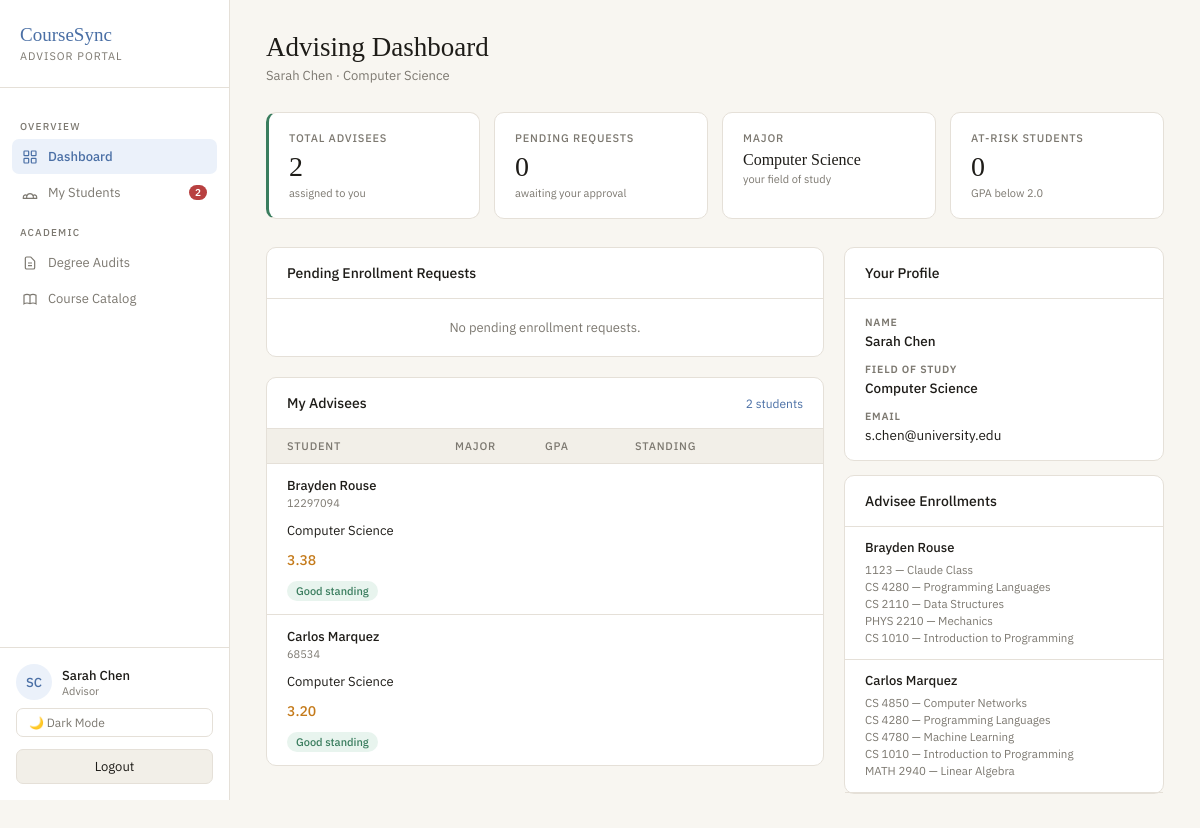
The page /advisor/ (signed in) on the database its author committed.
### accounts/models.py (models this page shows, shortened)
class User(AbstractUser):
    class Roles(models.TextChoices):
        STUDENT = "student", "Student"
        TA = "ta", "Teaching Assistant"
        PROFESSOR = "professor", "Professor"
        ADVISOR = "advisor", "Advisor"
        REGISTRAR = "registrar", "Registrar"
        SYSADMIN = "sysadmin", "System Admin"
    role = models.CharField(max_length=20, choices=Roles.choices)
    university_id = models.CharField(max_length=20, unique=True, null=True, blank=True)

### academics/models.py (models this page shows, shortened)
class Major(models.Model):
    name = models.CharField(max_length=100, unique=True)
    advisor = models.OneToOneField(
        User,
        on_delete=models.SET_NULL,
        null=True,
        blank=True,
        related_name="advised_major",
        limit_choices_to={"role": "advisor"},
    )

class StudentProfile(models.Model):
    user = models.OneToOneField(User, on_delete=models.CASCADE, related_name="student_profile")
    major = models.CharField(max_length=100)
    gpa = models.DecimalField(max_digits=3, decimal_places=2, default=0.00)
    advisor = models.ForeignKey(
        User,
        on_delete=models.SET_NULL,
        null=True,
        blank=True,
        related_name="advisees",
        limit_choices_to={"role": "advisor"},
    )

class Enrollment(models.Model):
    class Status(models.TextChoices):
        PENDING = "pending", "Pending"
        APPROVED = "approved", "Approved"
        DENIED = "denied", "Denied"
        DROP_PENDING = "drop_pending", "Drop Pending"
    student = models.ForeignKey(
        User,
        on_delete=models.CASCADE,
        related_name="enrollments",
        limit_choices_to={"role": "student"},
    )
    course = models.ForeignKey(Course, on_delete=models.CASCADE, related_name="enrollments")
    status = models.CharField(max_length=20, choices=Status.choices, default=Status.PENDING)
    proposed_at = models.DateTimeField(auto_now_add=True)
    reviewed_by = models.ForeignKey(
        User,
        on_delete=models.SET_NULL,
        null=True,
        blank=True,
        related_name="reviewed_enrollments",
    )
    class Meta:
        unique_together = ("student", "course")

class Course(models.Model):
    code = models.CharField(max_length=20, unique=True)
    title = models.CharField(max_length=200)
    description = models.TextField(blank=True)
    credits = models.PositiveIntegerField(default=3)
    capacity = models.PositiveIntegerField(default=30)
    professor = models.ForeignKey(
        User,
        on_delete=models.SET_NULL,
        null=True,
        blank=True,
        related_name="courses_taught",
        limit_choices_to={"role": "professor"},
    )

### academics/views.py (the view)
# urls.py: path("advisor/", advisor_dashboard, name="advisor_dashboard"),
@login_required
@role_required("advisor")
def advisor_dashboard(request):
    advisees = (
        StudentProfile.objects.filter(advisor=request.user)
        .select_related("user")
        .prefetch_related("user__enrollments__course")
    )
    pending = (
        Enrollment.objects.filter(
            status="pending",
            student__student_profile__advisor=request.user,
        )
        .select_related("student", "course")
    )
    try:
        assigned_major = request.user.advised_major
    except Exception:
        assigned_major = None
    pending_changes = (
        RegistrarEnrollmentChange.objects.filter(
            status="pending",
            student__student_profile__advisor=request.user,
        )
        .select_related("student", "course", "proposed_by")
        .order_by("proposed_at")
    )
    pending_drops = (
        Enrollment.objects.filter(
            status="drop_pending",
            student__student_profile__advisor=request.user,
        )
        .select_related("student", "course")
        .order_by("proposed_at")
    )
    at_risk_count = sum(1 for a in advisees if a.gpa < 2.0)
    return render(request, "advisor.html", {
        "advisees": advisees,
        "pending_requests": pending,
        "assigned_major": assigned_major,
        "pending_changes": pending_changes,
        "pending_drops": pending_drops,
        "at_risk_count": at_risk_count,
    })

### templates/advisor.html (shortened to what this page needs)
{% load static %}
<!DOCTYPE html>
<html lang="en" data-theme="{{ request.session.theme|default:'light' }}">
<head>
  <link rel="stylesheet" href="{% static 'css/advisor.css' %}">
</head>
<body>
<div class="shell">
  <aside class="sidebar">
    <div class="brand">
      <div class="brand-mark">CourseSync</div>
      <div class="brand-role">Advisor Portal</div>
    </div>
    <nav class="nav">
      <div class="nav-section">Overview</div>
      <a class="nav-item active" href="{% url 'advisor_dashboard' %}">
        <svg class="nav-icon" fill="none" stroke="currentColor" stroke-width="1.8" viewBox="0 0 24 24"><rect x="3" y="3" width="7" height="7" rx="1"/><rect x="14" y="3" width="7" height="7" rx="1"/><rect x="3" y="14" width="7" height="7" rx="1"/><rect x="14" y="14" width="7" height="7" rx="1"/></svg>
        Dashboard
      </a>
      <a class="nav-item" href="{% url 'advisor_students' %}">
        <svg class="nav-icon" fill="none" stroke="currentColor" stroke-width="1.8" viewBox="0 0 24 24"><path d="M17 20h5v-2a3 3 0 00-5.356-1.857M17 20H7m10 0v-2c0-.656-.126-1.283-.356-1.857M7 20H2v-2a3 3 0 015.356-1.857M7 20v-2c0-.656.126-1.283.356-1.857m0 0a5.002 5.002 0 019.288 0"/></svg>
        My Students
        {% if advisees %}<span class="notif">{{ advisees|length }}</span>{% endif %}
      </a>
      <div class="nav-section">Academic</div>
      <a class="nav-item" href="#">
        <svg class="nav-icon" fill="none" stroke="currentColor" stroke-width="1.8" viewBox="0 0 24 24"><path d="M9 12h6m-6 4h6m2 5H7a2 2 0 01-2-2V5a2 2 0 012-2h5.586a1 1 0 01.707.293l5.414 5.414a1 1 0 01.293.707V19a2 2 0 01-2 2z"/></svg>
        Degree Audits
      </a>
      <a class="nav-item" href="{% url 'advisor_catalog' %}">
        Course Catalog
      </a>
    </nav>
    <div class="sidebar-footer">
      <div class="user-card">
        <div class="avatar">{{ request.user.first_name|default:request.user.username|slice:":1"|upper }}{{ request.user.last_name|slice:":1"|upper }}</div>
        <div>
          <div class="user-name">{{ request.user.get_full_name|default:request.user.username }}</div>
          <div class="user-title">{{ request.user.role|title }}</div>
        </div>
      </div>
      <form method="post" action="{% url 'set_theme' %}">
        {% if request.session.theme == "dark" %}
          <input type="hidden" name="theme" value="light">
          <button type="submit" class="theme-btn">☀ Light Mode</button>
        {% else %}
          <button type="submit" class="theme-btn">🌙 Dark Mode</button>
        {% endif %}
      </form>
      <form method="post" action="{% url 'logout' %}">
        <button type="submit" class="logout-btn">Logout</button>
      </form>
    </div>
  </aside>
  <main class="main">
    <div class="page-header">
      <div class="page-title">Advising Dashboard</div>
      <div class="page-sub">
        {{ request.user.get_full_name|default:request.user.username }}
        {% if assigned_major %} · {{ assigned_major.name }}{% endif %}
      </div>
    </div>
    <div class="stats">
      <div class="stat ok">
        <div class="stat-label">Total Advisees</div>
        <div class="stat-value">{{ advisees|length }}</div>
        <div class="stat-sub">assigned to you</div>
      </div>
      <div class="stat {% if pending_requests %}flag{% endif %}">
        <div class="stat-label">Pending Requests</div>
        <div class="stat-value">{{ pending_requests|length }}</div>
        <div class="stat-sub">awaiting your approval</div>
      </div>
      <div class="stat">
        <div class="stat-label">Major</div>
        <div class="stat-value" style="font-size:16px;letter-spacing:0">{% if assigned_major %}{{ assigned_major.name }}{% else %}—{% endif %}</div>
        <div class="stat-sub">your field of study</div>
      </div>
      <div class="stat {% if at_risk_count %}flag{% endif %}">
        <div class="stat-label">At-Risk Students</div>
        <div class="stat-value">{{ at_risk_count }}</div>
        <div class="stat-sub">GPA below 2.0</div>
      </div>
    </div>
    <div class="grid">
      <div>
        <div class="card" style="margin-bottom:20px">
          <div class="card-header">
            <span class="card-title">Pending Enrollment Requests</span>
          </div>
          {% if pending_requests %}
          <table style="width:100%;border-collapse:collapse">
            <thead>
              <tr style="background:var(--surface2)">
                <th style="text-align:left;padding:9px 20px;font-size:10.5px;font-weight:600;text-transform:uppercase;letter-spacing:0.8px;color:var(--muted);border-bottom:1px solid var(--border)">Student</th>
                <th style="text-align:left;padding:9px 20px;font-size:10.5px;font-weight:600;text-transform:uppercase;letter-spacing:0.8px;color:var(--muted);border-bottom:1px solid var(--border)">Course</th>
                <th style="text-align:left;padding:9px 20px;font-size:10.5px;font-weight:600;text-transform:uppercase;letter-spacing:0.8px;color:var(--muted);border-bottom:1px solid var(--border)">Actions</th>
              </tr>
            </thead>
            <tbody>
              {% for enrollment in pending_requests %}
              <tr style="border-bottom:1px solid var(--border)">
                <td style="padding:12px 20px">
                  <div style="font-size:13.5px;font-weight:500">{{ enrollment.student.get_full_name|default:enrollment.student.username }}</div>
                  <div style="font-size:11px;color:var(--muted)">{{ enrollment.student.university_id|default:"—" }}</div>
                </td>
                <td style="padding:12px 20px">
                  <div style="font-size:13.5px;font-weight:500">{{ enrollment.course.code }}</div>
                  <div style="font-size:11px;color:var(--muted)">{{ enrollment.course.title }} · {{ enrollment.course.credits }} cr</div>
                </td>
                <td style="padding:12px 20px">
                  <div style="display:flex;gap:8px">
                    <a href="{% url 'approve_enrollment' enrollment.id %}" style="padding:5px 12px;border-radius:7px;font-size:12px;font-weight:500;background:#EAFAF1;color:#18A449;border:1px solid #B5E8C5;text-decoration:none">Approve</a>
                    <a href="{% url 'deny_enrollment' enrollment.id %}" style="padding:5px 12px;border-radius:7px;font-size:12px;font-weight:500;background:#FEF0F0;color:#D63B3B;border:1px solid #F5C5C5;text-decoration:none">Deny</a>
                  </div>
                </td>
              </tr>
              {% endfor %}
            </tbody>
          </table>
          {% else %}
          <div style="padding:20px;color:var(--muted);font-size:13px;text-align:center">No pending enrollment requests.</div>
          {% endif %}
        </div>
        <div class="card">
          <div class="card-header">
            <span class="card-title">My Advisees</span>
            <span class="card-action">{{ advisees|length }} student{{ advisees|length|pluralize }}</span>
          </div>
          {% if advisees %}
          <div class="stu-col-header">
            <span class="col-lbl">Student</span>
            <span class="col-lbl">Major</span>
            <span class="col-lbl">GPA</span>
            <span class="col-lbl">Standing</span>
          </div>
          {% for advisee in advisees %}
          <a class="student-row" href="{% url 'student_detail' advisee.user.id %}" style="text-decoration:none;display:grid;grid-template-columns:inherit;color:inherit">
            <div>
              <div class="stu-name">{{ advisee.user.get_full_name|default:advisee.user.username }}</div>
              <div class="stu-major">{{ advisee.user.university_id|default:"—" }}</div>
            </div>
            <div style="font-size:13px">{{ advisee.major|default:"—" }}</div>
            <div class="gpa-val {% if advisee.gpa >= 3.5 %}gpa-good{% elif advisee.gpa >= 2.0 %}gpa-mid{% else %}gpa-low{% endif %}">
              {{ advisee.gpa }}
            </div>
            <div>
              {% if advisee.gpa >= 3.5 %}
                <span class="flag-pill pill-green">Dean's List</span>
              {% elif advisee.gpa >= 2.0 %}
                <span class="flag-pill pill-green">Good standing</span>
              {% else %}
                <span class="flag-pill pill-red">⚑ At-risk</span>
              {% endif %}
            </div>
          </a>
          {% endfor %}
          {% else %}
          <div style="padding:24px;color:var(--muted);font-size:13px;text-align:center">
            No students are currently assigned to you.
          </div>
          {% endif %}
        </div>
      </div>
      <div>
        <div class="card" style="margin-bottom:14px">
          <div class="card-header"><span class="card-title">Your Profile</span></div>
          <div style="padding:16px 20px;display:flex;flex-direction:column;gap:12px">
            <div>
              <div style="font-size:10.5px;font-weight:600;text-transform:uppercase;letter-spacing:0.8px;color:var(--muted);margin-bottom:3px">Name</div>
              <div style="font-size:13.5px;font-weight:500">{{ request.user.get_full_name|default:request.user.username }}</div>
            </div>
            <div>
              <div style="font-size:10.5px;font-weight:600;text-transform:uppercase;letter-spacing:0.8px;color:var(--muted);margin-bottom:3px">Field of Study</div>
              <div style="font-size:13.5px;font-weight:500">{% if assigned_major %}{{ assigned_major.name }}{% else %}<span style="color:var(--muted)">Not assigned to a major</span>{% endif %}</div>
            </div>
            <div>
              <div style="font-size:10.5px;font-weight:600;text-transform:uppercase;letter-spacing:0.8px;color:var(--muted);margin-bottom:3px">Email</div>
              <div style="font-size:13.5px">{{ request.user.email|default:"—" }}</div>
            </div>
          </div>
        </div>
        <div class="card">
          <div class="card-header"><span class="card-title">Advisee Enrollments</span></div>
          {% if advisees %}
          {% for advisee in advisees %}
          <div style="padding:12px 20px;border-bottom:1px solid var(--border)">
            <div style="font-size:13px;font-weight:500;margin-bottom:6px">{{ advisee.user.get_full_name|default:advisee.user.username }}</div>
            {% with approved=advisee.user.enrollments.all %}
            {% if approved %}
            {% for e in approved %}
            {% if e.status == "approved" %}
            <div style="font-size:11.5px;color:var(--muted);margin-bottom:2px">{{ e.course.code }} — {{ e.course.title }}</div>
            {% endif %}
            {% endfor %}
            {% else %}
            <div style="font-size:11.5px;color:var(--muted)">No approved enrollments</div>
            {% endif %}
            {% endwith %}
          </div>
          {% endfor %}
          {% else %}
          <div style="padding:20px;color:var(--muted);font-size:13px;text-align:center">No advisees to display.</div>
          {% endif %}
        </div>
      </div>
    </div>
  </main>
</div>
</body>
</html>

### static/css/coursesync-core.css (style rules this page uses)
html { box-sizing: border-box; }
*, *::before, *::after { box-sizing: inherit; }
a { text-decoration: none; }
button, input, select, textarea { font: inherit; }
img, svg { max-width: 100%; }
.logout-btn { width: 100%; padding: 8px 12px; margin-top: 10px; border: 1px solid var(--border); border-radius: 7px; background: transparent; color: var(--text); font: inherit; cursor: pointer; transition: 0.15s ease; }

### rows shown on the page
User: user.first_name "S", user.last_name "C", user.get_full_name "Sarah Chen", user.role "Advisor", user.email "s.chen@university.edu"
Major: name "Computer Science"
StudentProfile: user.get_full_name "Brayden Rouse", user.university_id "12297094", major "Computer Science", gpa "3.38", shows "Good standing"
StudentProfile: user.get_full_name "Carlos Marquez", user.university_id "68534", major "Computer Science", gpa "3.20", shows "Good standing"
Enrollment: course.code "1123", course "Claude Class"
Enrollment: course.code "CS 4280", course "Programming Languages"
Enrollment: course.code "CS 2110", course "Data Structures"
Enrollment: course.code "PHYS 2210", course "Mechanics"
Enrollment: course.code "CS 1010", course "Introduction to Programming"
Enrollment: course.code "CS 4850", course "Computer Networks"
Enrollment: course.code "CS 4280", course "Programming Languages"
Enrollment: course.code "CS 4780", course "Machine Learning"
Enrollment: course.code "CS 1010", course "Introduction to Programming"
Enrollment: course.code "MATH 2940", course "Linear Algebra"

### other values the page prints
{{ advisees|length }} "2"
{{ pending_requests|length }} "0"
{{ at_risk_count }} "0"
